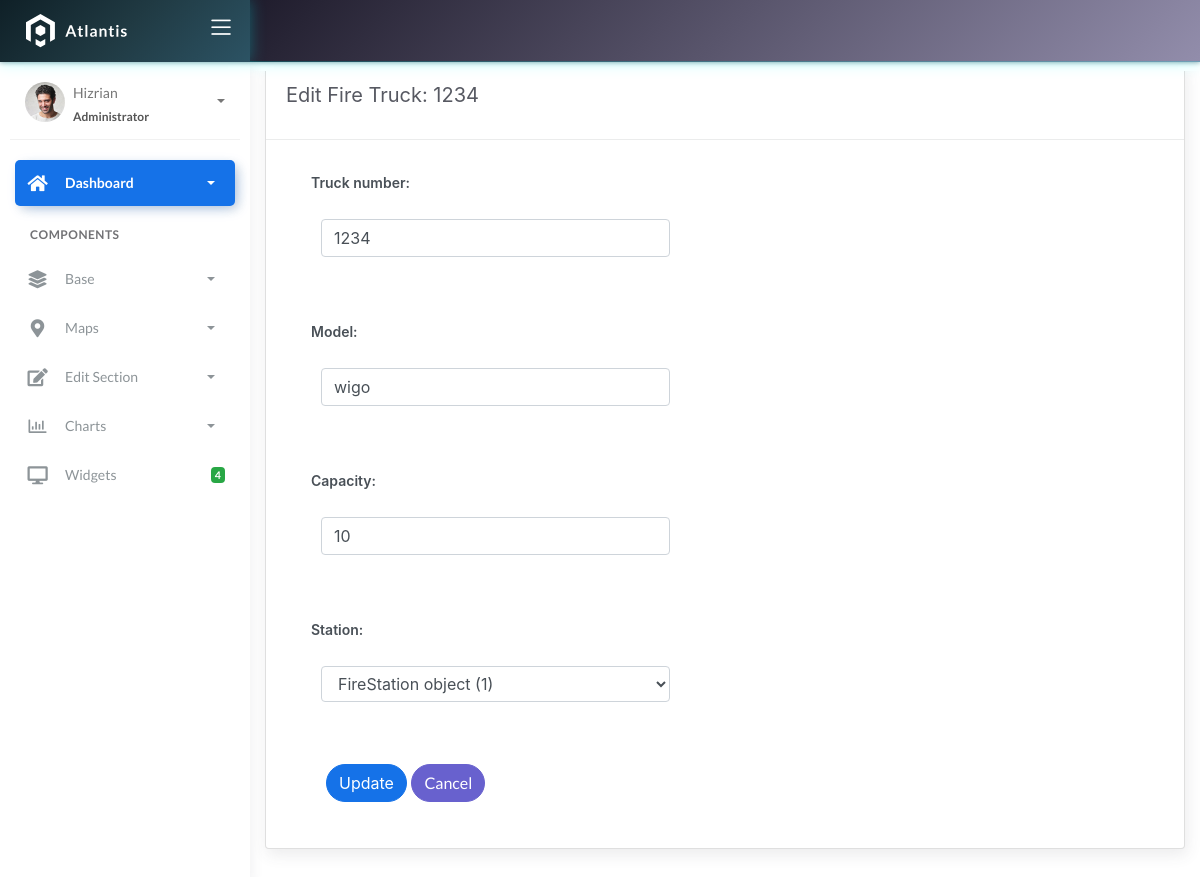
Screenshot of /firetruck/1/update/ with the database file from the repository.
### fire/models.py (models this page shows)
class BaseModel(models.Model):
    created_at = models.DateTimeField(auto_now_add=True, db_index=True)
    updated_at = models.DateTimeField(auto_now=True)
    class Meta:
        abstract = True

class FireTruck(BaseModel):
    truck_number = models.CharField(max_length=150)
    model = models.CharField(max_length=150)
    capacity = models.CharField(max_length=150)
    station = models.ForeignKey(FireStation, on_delete=models.CASCADE)

### fire/views.py (the view, shortened to what this page needs)
# urls.py: path('firetruck/<int:pk>/update/', FireTruckUpdateView.as_view(), name='firetruck-update'),
class FireTruckUpdateView(UpdateView):
    model = FireTruck
    form_class = Firetruckform
    template_name = 'firetruck_edit.html'
    success_url = reverse_lazy('firetruck-list')
    def get_context_data(self, **kwargs):
        context = super().get_context_data(**kwargs)
        context['firetruck_list'] = self.success_url
        return context

### fire/forms.py
class Firetruckform(ModelForm):
    class Meta:
        model = FireTruck
        fields = "__all__"

### templates/firetruck_edit.html (shortened to what this page needs)
{% extends 'base.html' %}
{% load static %}
{% block content %}
<div class="content">
    <div class="container-fluid">
        <div class="row">
            <div class="col-md-12">
                <div class="card">
                   <div class="card-header">
                       <div class="card-title">Edit Fire Truck: {{ firetruck.truck_number }}</div>
                   </div>
                    <div class="col-md-6">
                        <div class="card-body">
                            <form class="" action="" method="post" novalidate>
                                {% include 'includes/form.html' %}
                                <div class="form-group">
                                    <div class="col-md-12 col-sm-3">
                                        <button type="submit" class="btn btn-primary btn-rounded">Update</button>
                                        <a href="{% url 'firetruck-list' %}" class="btn btn-secondary btn-rounded">Cancel</a>
                                    </div>
                                </div>
                            </form>
                        </div>
                    </div>
                </div>
            </div>
        </div>
    </div>
</div>
{% endblock %}

### templates/includes/form.html (shortened to what this page needs)
{% load widget_tweaks %}
{% for field in form %}
<div class="field item form-group">
    <label>{{ field.label_tag }}</label>
  <div class="form-group">
    {% render_field field class="form-control" %}
  </div>
</div>
{% endfor %}

### rows the page displays
FireTruck: truck_number "1234", truck_number "1234" "wigo" "10" "FireStation object (1)"

### other values shown
{{ field.label_tag }} "Truck number:" "Model:" "Capacity:" "Station:"
